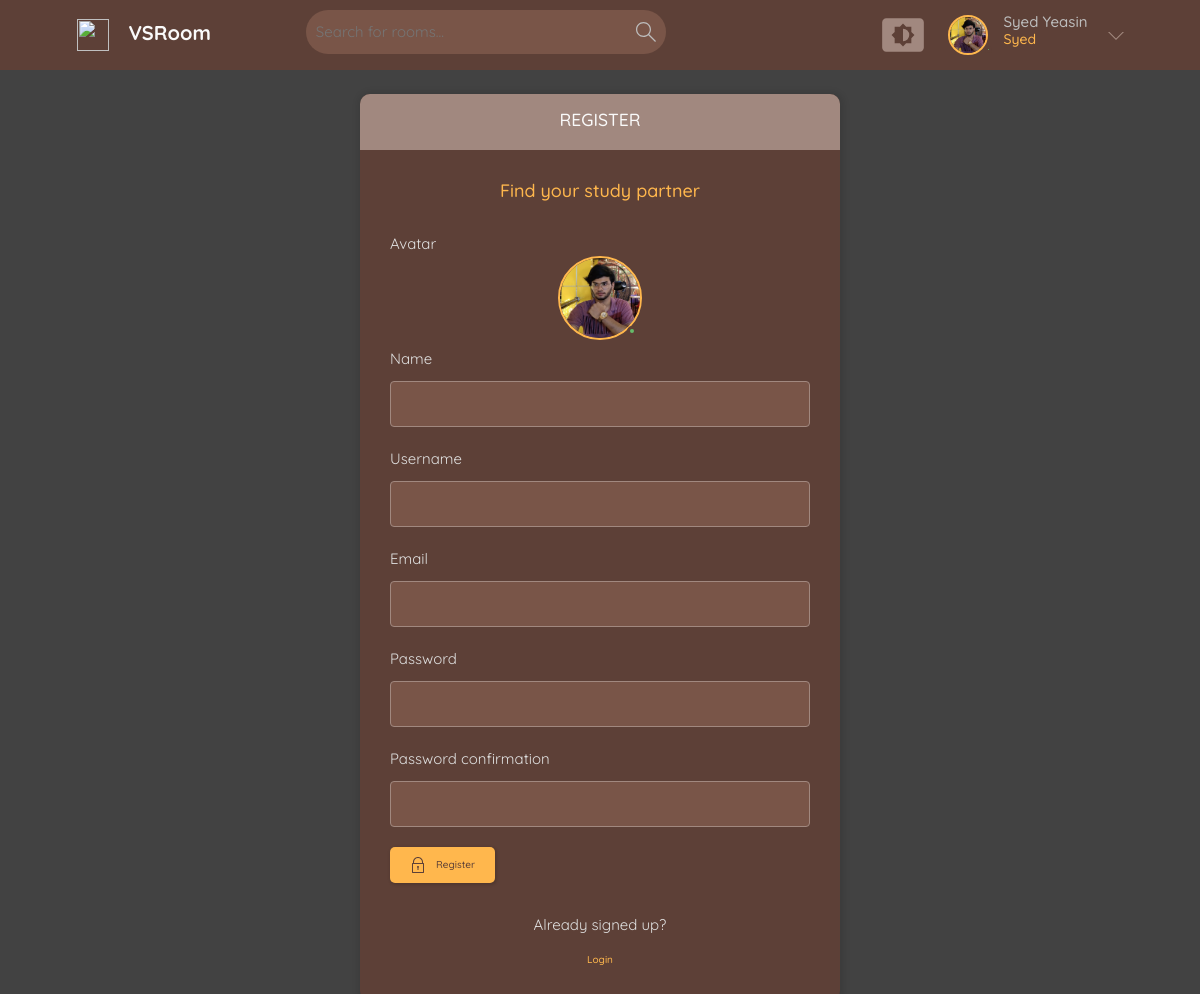
Page /register/ (signed in) on the committed database.
### base/models.py (models this page shows)
class User(AbstractUser):
    name = models.CharField(max_length=200, null=True)
    email = models.EmailField(unique=True ,null=True)
    bio = models.TextField(null=True, blank=True)
    avatar = models.ImageField(null=True, default="avatar.svg")
    USERNAME_FIELD = 'email'
    REQUIRED_FIELDS = ['username']

### base/views.py (the view, shortened to what this page needs)
# urls.py: path('register/', views.registerUser, name="register"),
def registerUser(request):
    form = MyUserCreationForm()
    me = ""
    return render(request, 'base/login_register.html', {'me': me, 'form': form})

### base/form.py
class MyUserCreationForm(UserCreationForm):
    class Meta:
        model = User
        fields = ['avatar','name', 'username', 'email', 'password1', 'password2', ]

### base/templates/base/login_register.html (shortened to what this page needs)
{% extends 'base/main.html' %}
{% block text %}
<main class="auth layout">
  {% if page == 'login' %}
  <div class="container">
    <div class="layout__box">
      <div class="layout__boxHeader">
        <div class="layout__boxTitle">
          <h3>Login</h3>
        </div>
      </div>
      <div class="layout__body">
        <h2 class="auth__tagline">Find your study partner</h2>
        <form class="form" action="" method="POST">
          {% csrf_token %}
          <div class="form__group form__group">
            <label for="room_name">Email</label>
            <input id="email" name="email" type="email" placeholder="e.g. john12@email.com" />
          </div>
          <div class="form__group">
            <label for="password">Password</label>
            <input id="password" name="password" type="password"
              placeholder="&bull;&bull;&bull;&bull;&bull;&bull;&bull;&bull;" />
          </div>
          <button class="btn btn--main" type="submit">
            <svg version="1.1" xmlns="http://www.w3.org/2000/svg" width="32" height="32" viewBox="0 0 32 32">
              <title>lock</title>
              <path
                d="M27 12h-1v-2c0-5.514-4.486-10-10-10s-10 4.486-10 10v2h-1c-0.553 0-1 0.447-1 1v18c0 0.553 0.447 1 1 1h22c0.553 0 1-0.447 1-1v-18c0-0.553-0.447-1-1-1zM8 10c0-4.411 3.589-8 8-8s8 3.589 8 8v2h-16v-2zM26 30h-20v-16h20v16z">
              </path>
              <path
                d="M15 21.694v4.306h2v-4.306c0.587-0.348 1-0.961 1-1.694 0-1.105-0.895-2-2-2s-2 0.895-2 2c0 0.732 0.413 1.345 1 1.694z">
              </path>
            </svg>Login
          </button>
        </form>
        <div class="auth__action">
          <p>Haven't signed up yet?</p>
          <a href="{% url 'register' %}" class="btn btn--link">Sign Up</a>
        </div>
      </div>
    </div>
  </div>
  {% else %}
  <div class="container">
    <div class="layout__box">
      <div class="layout__boxHeader">
        <div class="layout__boxTitle">
          <h3>Register</h3>
        </div>
      </div>
      <div class="layout__body">
        <h2 class="auth__tagline">Find your study partner</h2>
        <form class="form" action="" method="POST" enctype="multipart/form-data">
          {% for field in form %}
          {% if field.name == 'avatar' %}
              <label for="avatar">{{ field.label }}</label>
              <div class="profile__avatar">
                  <div class="avatar avatar--large active">
                      <img src="{{ user.avatar.url|default:'/static/Images/avatar.svg' }}" id="avatarImage" />
                  </div>
              </div>
          {% else %}
              <div class="form__group">
                  <label for="{{ field.id_for_label }}">{{ field.label }}</label>
                  {{ field }}
              </div>
          {% endif %}
          {% endfor %}
          <button class="btn btn--main" type="submit">
            Register
          </button>
        </form>
        <div class="auth__action">
          <p>Already signed up?</p>
          <a href="{% url 'login' %}" class="btn btn--link">Login</a>
        </div>
      </div>
    </div>
  </div>
  {% endif %}
</main>
{% endblock %}

### base/templates/base/nav.html (shortened to what this page needs)
{% load static %}
<header class="header header--loggedIn">
  <div class="container">
    <a href="{% url 'home' %}" class="header__logo">
      <img src="{% static 'Images/poetry.png' %}" />
      <h1>VSRoom</h1>
    </a>
    <form class="header__search" method="GET" action="{% url 'home' %}">
      <label>
        <input name="q" placeholder="Search for rooms..." />
      </label>
    </form>
    <nav class="header__menu">
      <div class="dropdown-container">
        <div class="color-theme-menu">
        </div>
      </div>
      {% if request.user.is_authenticated %}
      <div class="header__user">
        <a href="{% url 'user-profile' request.user.id %}">
          <div class="avatar avatar--medium active">
            <img src="{{request.user.avatar.url}}" />
          </div>
          <p>{{request.user.name}}<span>{{request.user.username}}</span></p>
        </a>
        <button class="dropdown-button">
          <svg version="1.1" xmlns="http://www.w3.org/2000/svg" width="32" height="32" viewBox="0 0 32 32">
            <title>chevron-down</title>
            <path d="M16 21l-13-13h-3l16 16 16-16h-3l-13 13z"></path>
          </svg>
        </button>
      </div>
      {% else %}
      <a href="{% url 'login' %}">
        <img src="{% static 'Images/avatar.svg' %}" />
        <p>Login</p>
      </a>
      {% endif %}
    </nav>
  </div>
</header>

### rows in the picture
User: user.avatar (picture), user.name "Syed Yeasin", user.username "Syed", avatar (picture)

### other values in the picture
{{ field.label }} "Avatar"
{{ field.label }} "Name" "Username" "Email" "Password" "Password confirmation"
